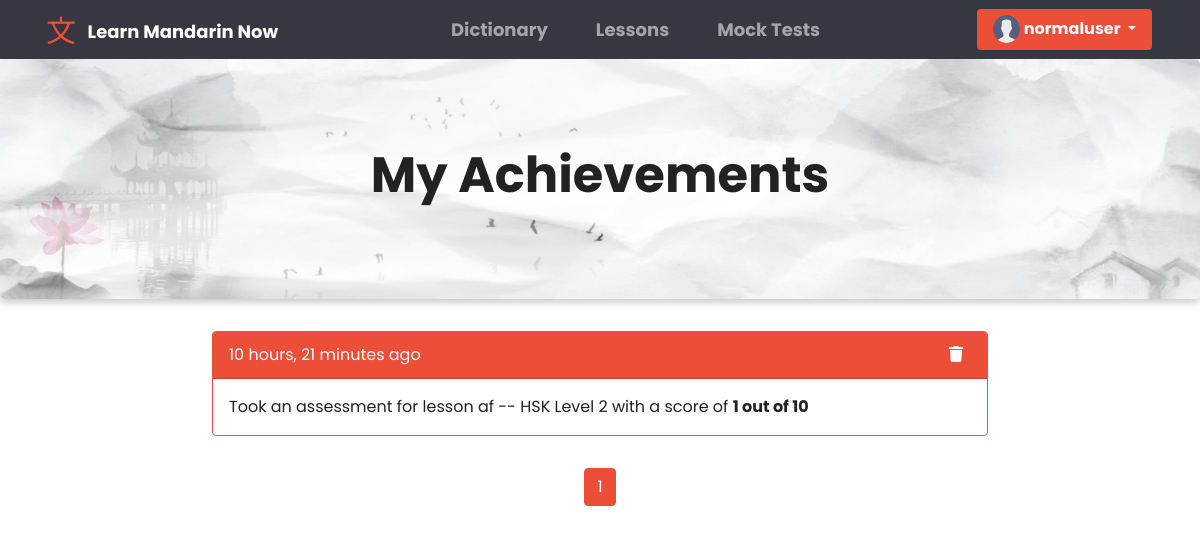
/my-achievements/ (signed in), run on an earlier commit of the app's database.
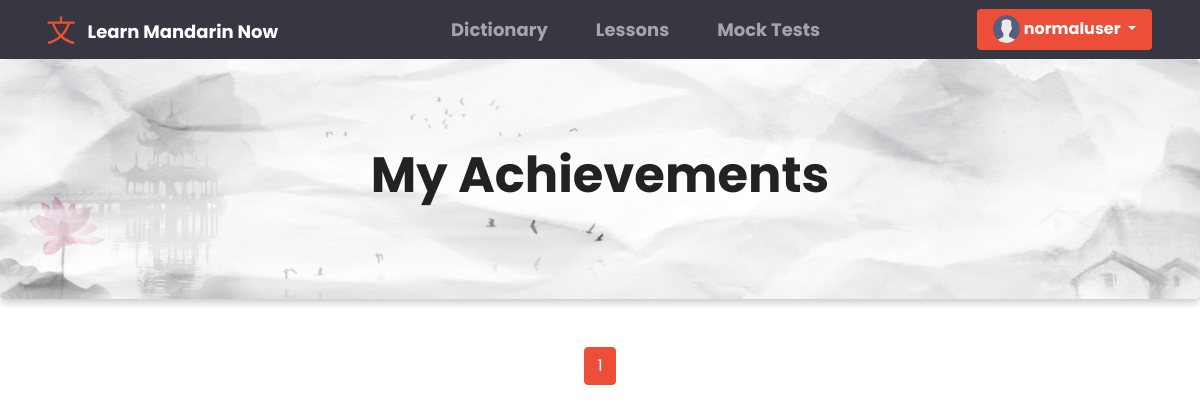
And on a later commit of the database.
### base/models.py (models this page shows, shortened)
class Result(models.Model):
    quiz = models.ForeignKey(Quiz, on_delete=models.CASCADE)
    user = models.ForeignKey(User, on_delete=models.CASCADE)
    score = models.IntegerField()
    updated = models.DateTimeField(auto_now=True)
    created = models.DateTimeField(auto_now_add=True)
    class Meta:
        ordering = ['-score']

class Quiz(models.Model):
    lesson = models.OneToOneField(Lesson, on_delete=models.CASCADE)
    title = models.CharField(max_length=120, null=True, blank=True)
    description = models.TextField(null=True, blank=True)
    questions = models.TextField(null=True, blank=True)
    time = models.IntegerField(help_text="duration of the quiz in minutes", default=0)
    passingScore = models.IntegerField(help_text="required score in %", default=0)
    updated = models.DateTimeField(auto_now=True)
    created = models.DateTimeField(auto_now_add=True)
    class Meta:
        verbose_name_plural = 'Quizzes'
        ordering = ['-updated', '-created']

class Lesson(models.Model):
    title = models.CharField(max_length=200, null=True)
    description = models.TextField(null=True, blank=True)
    hsklevel = models.ForeignKey(HskLevel, on_delete=models.SET_NULL, null=True, verbose_name = "HSK Level")
    content = models.TextField(null=True, blank=True)
    is_publish = models.BooleanField(default=False, verbose_name="Publish")
    updated = models.DateTimeField(auto_now=True)
    created = models.DateTimeField(auto_now_add=True)
    def __str__(self):
        return f"{self.title} -- {self.hsklevel}"
    class Meta:
        ordering = ['-updated', '-created']

class HskLevel(models.Model):
    level = models.CharField(max_length=200)
    def __str__(self):
        return self.level
    class Meta:
        ordering = ['level']

### base/views.py (the view)
# urls.py: path('my-achievements/', views.MyAchievements, name = 'my-achievements'),
@login_required(login_url='anonymous')
def MyAchievements(request):
    user = User.objects.get(id=request.user.id)
    result = user.result_set.all()
    if request.method == 'POST':
        result = Result.objects.get(id = request.POST.get('id'))
        messages.info(request, f"{result.score} score is deleted.")
        result.delete()
        return redirect('my-achievements')
    p = Paginator(result, 4)
    page = request.GET.get('page')
    result = p.get_page(page)
    context = {
            'results' : result,
    }
    return render(request, 'my_achievements.html', context)

### templates/my_achievements.html (shortened to what this page needs)
{% extends 'main.html' %}
{% block content %}
{% load static %}
<link rel="stylesheet" href="{% static 'css/dictionary.css' %}" />
<link rel="stylesheet" href="{% static 'css/table.css' %}" />
<div class="container-fluid">
    <div class="row" id="dictionary_header">
        <h1 class="text-center" id="head_Text">My Achievements</h1>
      </div>
    <div class="row justify-content-center">
        <div class="col col-lg-8">
            {% for result in results %}
            <div class="card border-primary mb-3">
                <div class="card-header card_head_def" id="card_subhead">
                  {{result.created|timesince}} ago
                  <div style="float: right">
                    <a href="#" onclick="showDeleteModal('modal_achievements', '{{result.id}}')"
                      ><i class="fas fa-trash mx-2 sub_headIcon"></i
                    ></a>
                  </div>
                </div>
                <div class="card-body">
                Took an assessment for lesson {{result.quiz.lesson}} with a score of
                <strong>{{ result.score }} out of 10</strong>
                </div>
              </div>
            {% endfor %}
        </div>
    </div>
    <div class="row justify-content-center">
        <div class="col col-lg-6">
            <ul class="pagination justify-content-center">
              <div class="pagination px-3 py-3">
                {% for i in results.paginator.page_range %}
                {% if results.number == i %}
                <li class="page-item active"><a class="page-link" href="?page={{i}}">{{i}}</a></li>
                {% elif i > results.number|add:'-3' and i < results.number|add:'3' %}
                <li class="page-item"><a class="page-link" href="?page={{i}}">{{i}}</a></li>
                {% endif %}
                {% endfor %}
            </ul>
        </div>
      </div>
</div>
{% endblock content %}

What changed in the data, as far as the page shows it:
removed Result: created "10 hours, 21 minutes", quiz.lesson "af -- HSK Level 2", score "1"
